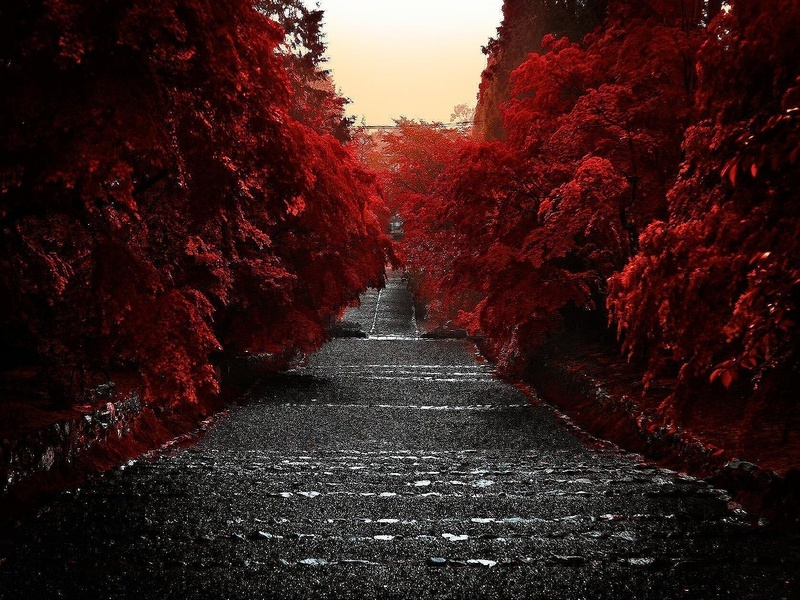
#> input picture photos/photo.jpeg, 800 x 600 px; its folder holds only this picture in this run
$ python -i m1.py   (imports and definitions only)   (older library calls are emulated)
#> lines starting #> are read from the running program, lines starting #| are printed output that depends on the picture; after the words box and inside, x2 and y2 are one past the last pixel; in counts of white or black regions, pixels touching at a corner belong together
#> further down, picture is the input picture: shape (600, 800, 3); mean B, G, R 28.2, 30.3, 56.7
from tkinter import *
from tkinter import filedialog
from PIL import Image, ImageTk
import numpy as np
import cv2

# [11 lines left out: function openAndPut, not called in this run]

def get_x_and_y(event):
    global lasx, lasy
    lasx, lasy = event.x, event.y

# [12 lines left out: function draw_smth, not called in this run]

def select_area():
    image_area.bind("<Button-1>", get_x_and_y)
    image_area.bind("<B1-Motion>", draw_smth)

def retrun_shape(image_in):

    image = image_in
    gray = image_in
    edged = cv2.Canny(gray, 30, 200)
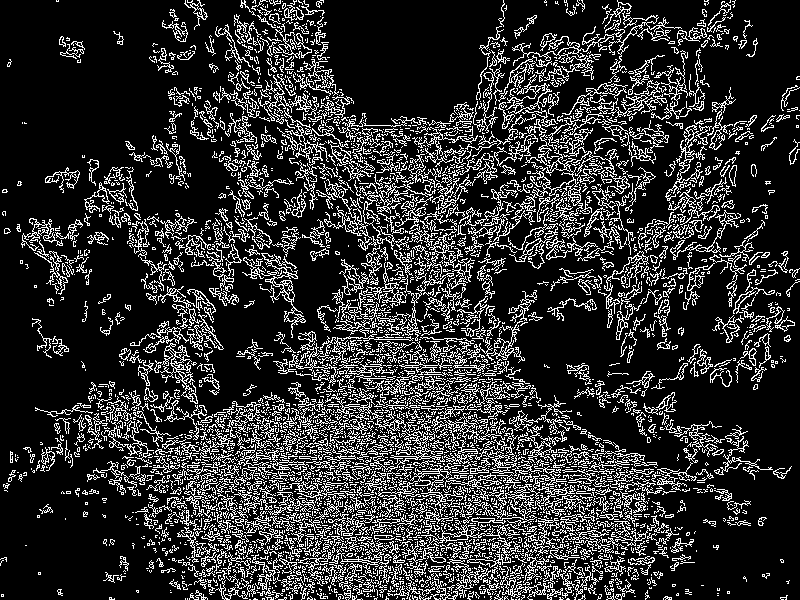
#> edged: shape (600, 800); 18.8% white in thin lines or dots

    contours, hierarchy = cv2.findContours(edged, cv2.RETR_EXTERNAL, cv2.CHAIN_APPROX_NONE)
#> contours = 3746 contours, 3333 with area under 20; largest, box (x1, y1, x2, y2) and area: (261, 253, 306, 338) 515, (512, 11, 682, 81) 513, (357, 465, 464, 511) 486, (160, 343, 198, 404) 463, (506, 74, 552, 114) 456

    cv2.drawContours(image, contours, -1, (0, 0, 0), 3)
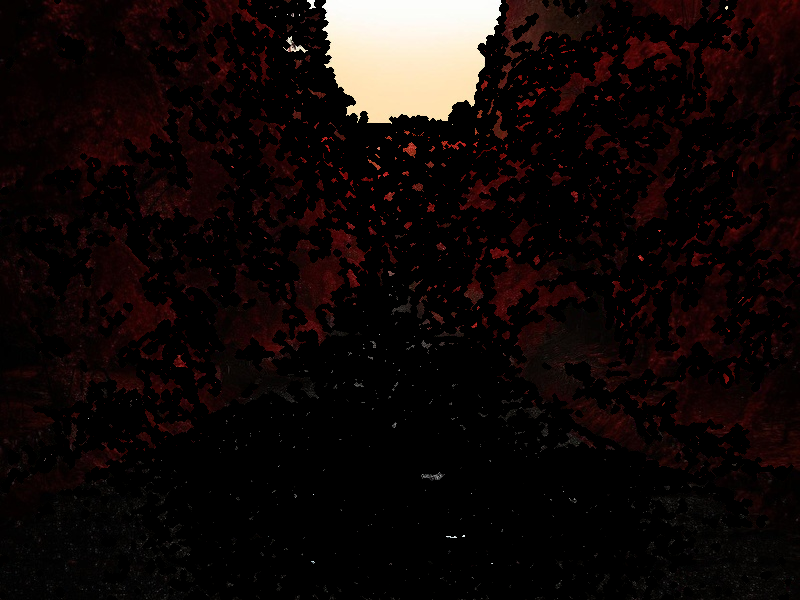
#> image: shape (600, 800, 3); mean B, G, R 9.5, 10.8, 18.4
    th, im_th = cv2.threshold(image, 200, 255, cv2.THRESH_BINARY_INV)
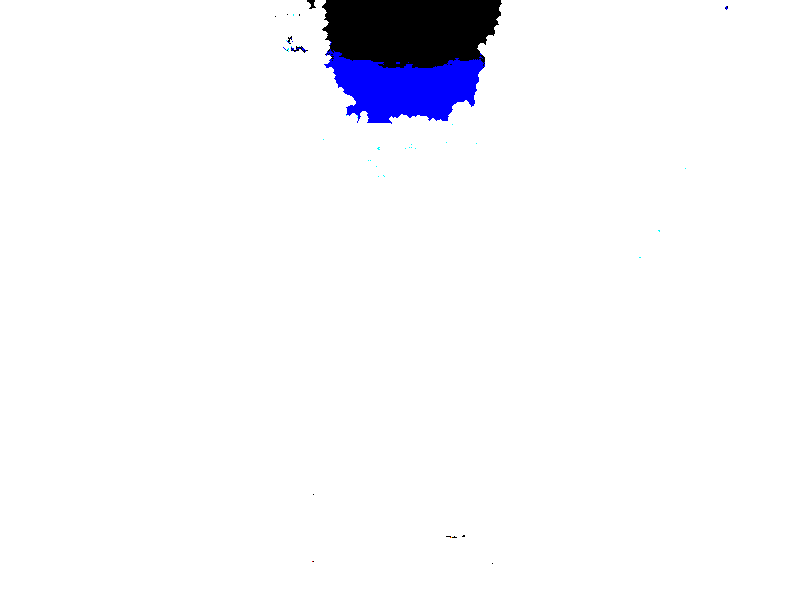
#> im_th: shape (600, 800, 3); mean B, G, R 249.5, 245.7, 245.6
    im_floodfill = im_th.copy()
    h, w = im_th.shape[:2]
#> h = 600; w = 800
    mask = np.zeros((h+2, w+2), np.uint8)
    cv2.floodFill(im_floodfill, mask, (0,0), (255,255,255))
#> (the run stopped early here; a loop or call above may not have finished)
